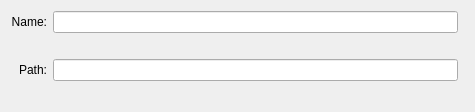
<?xml version="1.0" encoding="UTF-8"?>
<ui version="4.0">
 <class>QtNameAndPathFiller</class>
 <widget class="QWidget" name="QtNameAndPathFiller">
  <property name="geometry">
   <rect>
    <x>0</x>
    <y>0</y>
    <width>475</width>
    <height>111</height>
   </rect>
  </property>
  <property name="windowTitle">
   <string>Form</string>
  </property>
  <layout class="QHBoxLayout" name="horizontalLayout_2">
   <item>
    <layout class="QGridLayout" name="gridLayout">
     <property name="topMargin">
      <number>0</number>
     </property>
     <item row="4" column="0" colspan="3">
      <widget class="QLabel" name="m_path_error_message">
       <property name="styleSheet">
        <string notr="true">color : #ed4337</string>
       </property>
       <property name="text">
        <string notr="true"/>
       </property>
       <property name="alignment">
        <set>Qt::AlignCenter</set>
       </property>
      </widget>
     </item>
     <item row="2" column="0" colspan="2">
      <widget class="QLabel" name="m_name_error_message">
       <property name="styleSheet">
        <string notr="true">color : #ed4337</string>
       </property>
       <property name="text">
        <string notr="true"/>
       </property>
       <property name="alignment">
        <set>Qt::AlignCenter</set>
       </property>
      </widget>
     </item>
     <item row="1" column="0">
      <widget class="QLabel" name="m_name_label">
       <property name="text">
        <string>Name:</string>
       </property>
       <property name="alignment">
        <set>Qt::AlignRight|Qt::AlignTrailing|Qt::AlignVCenter</set>
       </property>
      </widget>
     </item>
     <item row="1" column="1">
      <widget class="QLineEdit" name="m_name_edit">
       <property name="text">
        <string notr="true"/>
       </property>
      </widget>
     </item>
     <item row="3" column="1">
      <widget class="utils::QtDirBrowserLineEdit" name="m_path_edit">
       <property name="text">
        <string notr="true"/>
       </property>
      </widget>
     </item>
     <item row="3" column="0">
      <widget class="QLabel" name="m_path_label">
       <property name="text">
        <string>Path:</string>
       </property>
       <property name="alignment">
        <set>Qt::AlignRight|Qt::AlignTrailing|Qt::AlignVCenter</set>
       </property>
      </widget>
     </item>
    </layout>
   </item>
  </layout>
 </widget>
 <customwidgets>
  <customwidget>
   <class>utils::QtDirBrowserLineEdit</class>
   <extends>QLineEdit</extends>
   <header location="global">flow/utils/line_edit/dir_browser_line_edit.h</header>
  </customwidget>
 </customwidgets>
 <resources/>
 <connections/>
</ui>
